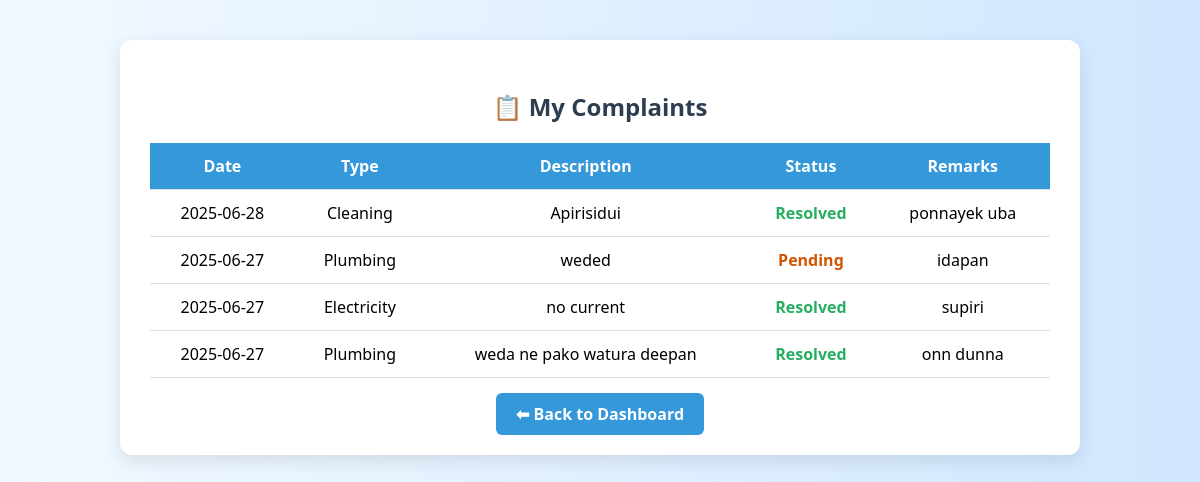
The app's page /hostel_management/my_complaints.php (signed in) with its own data.
### tables this page shows
CREATE TABLE `complaint` (
  `complaint_id` int(11) NOT NULL,
  `date` date NOT NULL,
  `status` varchar(50) DEFAULT NULL,
  `remarks` text DEFAULT NULL,
  `description` text DEFAULT NULL,
  `type` varchar(50) DEFAULT NULL,
  `student_id` int(11) DEFAULT NULL,
  `warden_id` int(11) DEFAULT NULL
);

### hostel_management/my_complaints.php (the view, shortened to what this page needs)
<?php
require 'includes/db_connect.php';
$user_id = $_SESSION['user_id'];
$stmt = $conn->prepare("SELECT student_id FROM student WHERE user_id = ?");
$stmt->bind_param("i", $user_id);
$stmt->execute();
$stmt->bind_result($student_id);
$stmt = $conn->prepare("SELECT * FROM complaint WHERE student_id = ? ORDER BY date DESC");
$stmt->bind_param("i", $student_id);
$stmt->execute();
$result = $stmt->get_result();
?>
<!DOCTYPE html>
<html>
<head>
</head>
<body>
    <div class="container">
        <h2>📋 My Complaints</h2>
        <table>
            <thead>
                <tr>
                    <th>Date</th>
                    <th>Type</th>
                    <th>Description</th>
                    <th>Status</th>
                    <th>Remarks</th>
                </tr>
            </thead>
            <tbody>
                <?php while ($row = $result->fetch_assoc()): ?>
                <tr>
                    <td><?= htmlspecialchars($row['date']) ?></td>
                    <td><?= htmlspecialchars($row['type']) ?></td>
                    <td><?= htmlspecialchars($row['description']) ?></td>
                    <td class="<?= strtolower(str_replace(' ', '-', $row['status'])) ?>">
                        <?= htmlspecialchars($row['status']) ?>
                    </td>
                    <td><?= htmlspecialchars($row['remarks']) ?></td>
                </tr>
                <?php endwhile; ?>
            </tbody>
        </table>
        <div class="back-link">
            <a href="student_dashboard.php">⬅ Back to Dashboard</a>
        </div>
    </div>
</body>
</html>

### hostel_management/my_complaints.php (style rules this page uses)
body { font-family: 'Segoe UI', sans-serif; background: linear-gradient(to right, #f2f9ff, #d0e7ff); margin: 0; padding: 40px; }
.container { max-width: 900px; margin: auto; background: white; padding: 30px; border-radius: 12px; box-shadow: 0 6px 18px rgba(0, 0, 0, 0.1); }
h2 { text-align: center; color: #2c3e50; margin-bottom: 20px; }
table { width: 100%; border-collapse: collapse; margin-top: 10px; }
th, td { padding: 12px 15px; text-align: center; border-bottom: 1px solid #ddd; }
th { background-color: #3498db; color: white; }
td.pending { color: #d35400; font-weight: bold; }
td.resolved { color: #27ae60; font-weight: bold; }
.back-link { text-align: center; margin-top: 25px; }
.back-link a { text-decoration: none; padding: 10px 20px; background-color: #3498db; color: white; border-radius: 6px; font-weight: bold; }

### records on screen
complaint: date "2025-06-28", type "Cleaning", description "Apirisidui", status "Resolved", remarks "ponnayek uba"
complaint: date "2025-06-27", type "Plumbing", description "weded", status "Pending", remarks "idapan"
complaint: date "2025-06-27", type "Electricity", description "no current", status "Resolved", remarks "supiri"
complaint: date "2025-06-27", type "Plumbing", description "weda ne pako watura deepan", status "Resolved", remarks "onn dunna"
